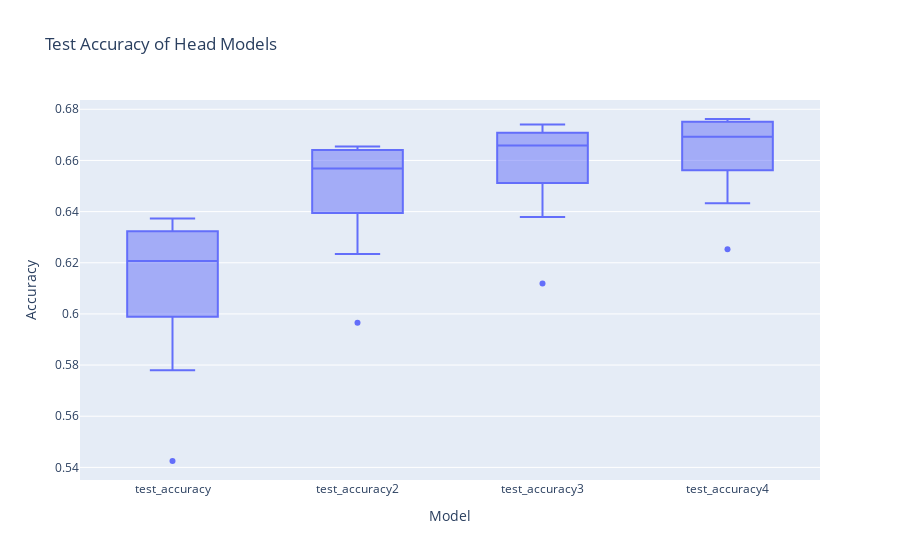

This figure's notebook cell:
### Markdown cell above
## Accuracy

### Code cell
# plot accuracy
cols = [col for col in df_final.columns if 'test_accuracy' in col]

# Convert to long format for Plotly
df_melted = df_final.melt(var_name="Model", value_name="Accuracy", value_vars=cols)

# Plot
fig = px.box(df_melted, x="Model", y="Accuracy", title="Test Accuracy of Head Models")

fig.show()

### Figure 1 — Plotly figure (JSON) as saved in the notebook; plotly's stock layout.template omitted (floating-point values rounded to 4 significant figures)
{"data": [{"alignmentgroup": "True", "hovertemplate": "Model=%{x}<br>Accuracy=%{y}<extra></extra>", "legendgroup": "", "marker": {"color": "#636efa"}, "name": "", "notched": false, "offsetgroup": "", "orientation": "v", "showlegend": false, "type": "box", "x": ["test_accuracy", "test_accuracy", "test_accuracy", "test_accuracy", "test_accuracy", "test_accuracy", "test_accuracy", "test_accuracy", "test_accuracy", "test_accuracy", "test_accuracy2", "test_accuracy2", "test_accuracy2", "test_accuracy2", "test_accuracy2", "test_accuracy2", "test_accuracy2", "test_accuracy2", "test_accuracy2", "test_accuracy2", "test_accuracy3", "test_accuracy3", "test_accuracy3", "test_accuracy3", "test_accuracy3", "test_accuracy3", "test_accuracy3", "test_accuracy3", "test_accuracy3", "test_accuracy3", "test_accuracy4", "test_accuracy4", "test_accuracy4", "test_accuracy4", "test_accuracy4", "test_accuracy4", "test_accuracy4", "test_accuracy4", "test_accuracy4", "test_accuracy4"], "x0": " ", "xaxis": "x", "y": [0.5425, 0.5779, 0.5989, 0.6102, 0.6168, 0.6246, 0.6286, 0.6323, 0.6348, 0.6373, 0.5966, 0.6234, 0.6395, 0.6503, 0.6562, 0.6575, 0.6619, 0.6655, 0.6641, 0.6641, 0.6118, 0.6379, 0.6511, 0.658, 0.6631, 0.67, 0.6686, 0.6708, 0.674, 0.6729, 0.6253, 0.6432, 0.6562, 0.6604, 0.6666, 0.672, 0.6723, 0.6752, 0.676, 0.6762], "y0": " ", "yaxis": "y"}], "layout": {"boxmode": "group", "legend": {"tracegroupgap": 0}, "title": {"text": "Test Accuracy of Head Models"}, "xaxis": {"anchor": "y", "domain": [0, 1], "title": {"text": "Model"}}, "yaxis": {"anchor": "x", "domain": [0, 1], "title": {"text": "Accuracy"}}}}
